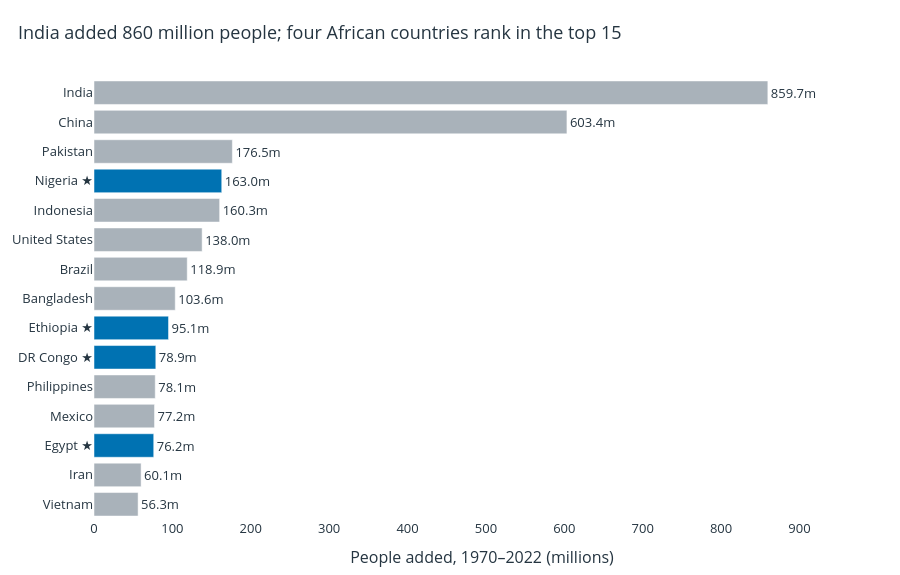

Write notebook code for a chart like this one.
### Markdown cell above
Sorted horizontal bars show both rank and the size of each gain. Blue bars and star labels identify the four African countries in the top 15: Nigeria, Ethiopia, DR Congo and Egypt.

### Code cell
top = df.assign(Gain=df['2022 Population']-df['1970 Population']).nlargest(15,'Gain').copy()
top['Millions'] = top.Gain / 1e6
top['Label'] = top.Country + np.where(top.Continent.eq('Africa'),' ★','')
fig = px.bar(top, x='Millions', y='Label', orientation='h', text=top.Millions.map('{:.1f}m'.format),
             hover_name='Country', hover_data={'Gain':':,','Label':False,'Millions':False})
fig.update_traces(marker_color=[blue if c=='Africa' else grey for c in top.Continent],
                  textposition='outside', cliponaxis=False)
fig.update_yaxes(categoryorder='array', categoryarray=top.Label[::-1].tolist(), title=None)
fig.update_xaxes(title='People added, 1970–2022 (millions)', range=[0,990])
style(fig, 'India added 860 million people; four African countries rank in the top 15', 575).show()

### Figure 1 — Plotly figure (JSON) as saved in the notebook; plotly's stock layout.template omitted (floating-point values rounded to 4 significant figures)
{"data": [{"cliponaxis": false, "customdata": [[859671872], [603352887], [176533990], [162971948], [160272945], [137961517], [118943623], [103644512], [95071678], [78858479], [78123423], [77214819], [76208117], [60100865], [56258007]], "hovertemplate": "<b>%{hovertext}</b><br><br>text=%{text}<br>Gain=%{customdata[0]:,}<extra></extra>", "hovertext": ["India", "China", "Pakistan", "Nigeria", "Indonesia", "United States", "Brazil", "Bangladesh", "Ethiopia", "DR Congo", "Philippines", "Mexico", "Egypt", "Iran", "Vietnam"], "legendgroup": "", "marker": {"color": ["#A9B2BA", "#A9B2BA", "#A9B2BA", "#0072B2", "#A9B2BA", "#A9B2BA", "#A9B2BA", "#A9B2BA", "#0072B2", "#0072B2", "#A9B2BA", "#A9B2BA", "#0072B2", "#A9B2BA", "#A9B2BA"], "pattern": {"shape": ""}}, "name": "", "orientation": "h", "showlegend": false, "text": ["859.7m", "603.4m", "176.5m", "163.0m", "160.3m", "138.0m", "118.9m", "103.6m", "95.1m", "78.9m", "78.1m", "77.2m", "76.2m", "60.1m", "56.3m"], "textposition": "outside", "type": "bar", "x": [859.7, 603.4, 176.5, 163.0, 160.3, 138.0, 118.9, 103.6, 95.07, 78.86, 78.12, 77.21, 76.21, 60.1, 56.26], "xaxis": "x", "y": ["India", "China", "Pakistan", "Nigeria ★", "Indonesia", "United States", "Brazil", "Bangladesh", "Ethiopia ★", "DR Congo ★", "Philippines", "Mexico", "Egypt ★", "Iran", "Vietnam"], "yaxis": "y"}], "layout": {"barmode": "relative", "font": {"color": "#253541", "size": 13}, "height": 575, "legend": {"title": {"text": ""}, "tracegroupgap": 0}, "margin": {"b": 42, "l": 25, "r": 30, "t": 78}, "title": {"text": "India added 860 million people; four African countries rank in the top 15", "x": 0.02}, "xaxis": {"anchor": "y", "domain": [0.0, 1.0], "range": [0, 990], "showgrid": false, "title": {"text": "People added, 1970–2022 (millions)"}, "zeroline": false}, "yaxis": {"anchor": "x", "categoryarray": ["Vietnam", "Iran", "Egypt ★", "Mexico", "Philippines", "DR Congo ★", "Ethiopia ★", "Bangladesh", "Brazil", "United States", "Indonesia", "Nigeria ★", "Pakistan", "China", "India"], "categoryorder": "array", "domain": [0.0, 1.0], "showgrid": false, "title": {}, "zeroline": false}}}
